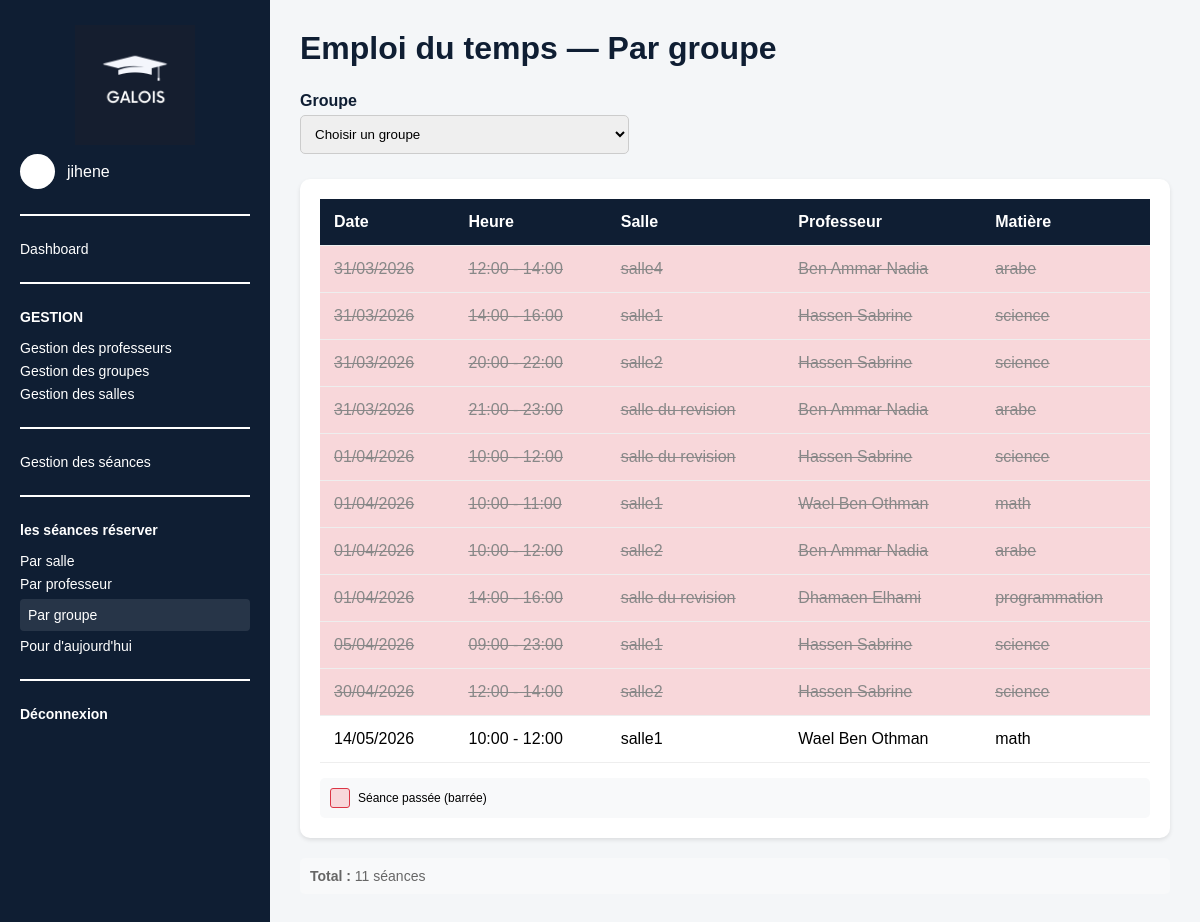
The page /emplois/groupe/ (signed in) on the database its author committed.
### emploi_du_temps/models.py (models this page shows, shortened)
class Seance(models.Model):
    groupe = models.ForeignKey(Groupe, on_delete=models.CASCADE, related_name='seances')
    salle = models.ForeignKey(Salle, on_delete=models.CASCADE, related_name='seances')
    date = models.DateField()
    heure_debut = models.TimeField()
    heure_fin = models.TimeField()
    class Meta:
        ordering = ['date', 'heure_debut']

class Salle(models.Model):
    nom = models.CharField(max_length=50, unique=True)
    capacite = models.IntegerField()

class Groupe(models.Model):
    nom = models.CharField(max_length=100)
    professeur = models.ForeignKey(Professeur, on_delete=models.CASCADE, related_name='groupes')
    matiere = models.ForeignKey(Matiere, on_delete=models.CASCADE, related_name='groupes')
    nombre_etudiants = models.IntegerField()
    class Meta:
        unique_together = ('nom', 'professeur', 'matiere')

class Professeur(models.Model):
    user = models.OneToOneField(User, on_delete=models.CASCADE, null=True, blank=True)
    nom = models.CharField(max_length=100)
    prenom = models.CharField(max_length=100)
    email = models.EmailField(unique=True)
    telephone = models.CharField(max_length=20, unique=True)
    matiere = models.ForeignKey(Matiere, on_delete=models.SET_NULL, null=True, blank=True, related_name='professeurs')
    class Meta:
        verbose_name_plural = "professeurs"
    @property
    def nom_complet(self):
        return f"{self.prenom} {self.nom}"

class Matiere(models.Model):
    nom = models.CharField(max_length=100, unique=True)

### emploi_du_temps/views.py (the view)
# urls.py: path('emplois/groupe/', views.emploi_par_groupe, name='emploi_groupe'),
@login_required
def emploi_par_groupe(request):
    from datetime import date
    groupe_id = request.GET.get('groupe')
    date_debut = request.GET.get('date_debut')
    date_fin = request.GET.get('date_fin')
    seances = Seance.objects.all()
    if groupe_id:
        seances = seances.filter(groupe_id=groupe_id)
    if date_debut:
        try:
            seances = seances.filter(date__gte=date_debut)
        except ValueError:
            pass
    if date_fin:
        try:
            seances = seances.filter(date__lte=date_fin)
        except ValueError:
            pass
    seances = seances.order_by('date', 'heure_debut')
    total_seances = seances.count()
    today = date.today()
    seances_passees = 0
    for seance in seances:
        if seance.date < today:
            seances_passees += 1
    for seance in seances:
        seance.est_passee = seance.date < today
    groupes = Groupe.objects.all()
    groupe_selectionne = None
    if groupe_id:
        try:
            groupe_selectionne = Groupe.objects.get(id=groupe_id)
        except Groupe.DoesNotExist:
            pass
    return render(request, 'emploi-par-groupe.html', {
        'seances': seances,
        'groupes': groupes,
        'groupe_selectionne': groupe_selectionne,
        'groupe_id': groupe_id,
        'date_debut': date_debut or '',
        'date_fin': date_fin or '',
        'total_seances': total_seances,
        'seances_passees': seances_passees,
    })

### emploi_du_temps/templates/emploi-par-groupe.html (shortened to what this page needs)
<!DOCTYPE html>
<html lang="fr">
<head>
    {% load static %}
</head>
<body>
<div class="container">
    <aside class="sidebar">
        <div class="logo-box">
            <img src="{% static 'images/logo.png' %}" alt="Logo" class="logo-sidebar">
        </div>
        <div class="admin-line">
            <div class="small-avatar"></div>
            <span>{{ request.user.username }}</span>
        </div>
        <hr>
        <a href="{% url 'dashboard' %}">Dashboard</a>
        <hr>
        <p class="menu-title">GESTION</p>
        <a href="{% url 'professeurs' %}">Gestion des professeurs</a>
        <a href="{% url 'groupes' %}">Gestion des groupes</a>
        <a href="{% url 'salles' %}">Gestion des salles</a>
        <hr>
        <a href="{% url 'seances' %}">Gestion des séances</a>
        <hr>
        <p class="menu-title">les séances réserver</p>
        <a href="{% url 'emploi_salle' %}">Par salle</a>
        <a href="{% url 'emploi_professeur' %}">Par professeur</a>
        <a href="{% url 'emploi_groupe' %}" class="active">Par groupe</a>
        <a href="{% url 'emploi_today' %}">Pour d'aujourd'hui</a>
        <hr>
        <a href="{% url 'logout' %}" class="logout">Déconnexion</a>
    </aside>
    <main class="content">
        <h1>Emploi du temps — Par groupe</h1>
        <form method="get">
            <div class="filter-bar">
                <div>
                    <label style="display:block;margin-bottom:5px;font-weight:bold;color:#0f1e33;">
                        Groupe
                    </label>
                    <select name="groupe" onchange="this.form.submit()">
                        <option value="">Choisir un groupe</option>
                    </select>
                </div>
            </div>
        </form>
        <div class="table-container">
            {% if seances %}
            <table>
                <thead>
                    <tr>
                        <th>Date</th>
                        <th>Heure</th>
                        <th>Salle</th>
                        <th>Professeur</th>
                        <th>Matière</th>
                    </tr>
                </thead>
                <tbody>
                    {% for seance in seances %}
                    <tr {% if seance.est_passee %}class="seance-passee"{% endif %}>
                        <td>{{ seance.date|date:"d/m/Y" }}</td>
                        <td>{{ seance.heure_debut|time:"H:i" }} - {{ seance.heure_fin|time:"H:i" }}</td>
                        <td>{{ seance.salle.nom }}</td>
                        <td>{{ seance.groupe.professeur.nom_complet }}</td>
                        <td>{{ seance.groupe.matiere.nom }}</td>
                    </tr>
                    {% endfor %}
                </tbody>
            </table>
            <div class="legende">
                <div class="legende-item">
                    <div class="legende-passe"></div>
                    <span>Séance passée (barrée)</span>
                </div>
            </div>
            {% else %}
            <div class="empty-state">
                <p>Sélectionnez un groupe pour voir son emploi du temps.</p>
            </div>
            {% endif %}
        </div>
        {% if seances %}
        <div class="stats">
            <strong>Total :</strong> {{ total_seances }} séance{{ total_seances|pluralize:"s" }}
        </div>
        {% endif %}
    </main>
</div>
</body>
</html>

### emploi_du_temps/templates/emploi-par-groupe.html (style rules this page uses)
* { margin: 0; padding: 0; box-sizing: border-box; font-family: Arial, sans-serif; }
.container { display: flex; min-height: 100vh; }
.sidebar { width: 270px; background-color: #0f1e33; color: white; padding: 25px 20px; }
.logo-box { text-align: center; margin-bottom: 5px; }
.logo-sidebar { width: 120px; }
.admin-line { display: flex; align-items: center; gap: 12px; margin-bottom: 20px; }
.small-avatar { width: 35px; height: 35px; background-color: white; border-radius: 50%; }
.sidebar hr { border: 1px solid white; margin: 25px 0; }
.menu-title { font-weight: bold; margin-bottom: 15px; font-size: 14px; }
.sidebar a { display: block; color: white; text-decoration: none; margin: 7px 0; font-size: 14px; }
.sidebar a.active { background: rgba(255,255,255,0.1); padding: 8px; border-radius: 4px; }
.logout { font-weight: bold; }
.content { flex: 1; padding: 30px; background-color: #f4f6f8; overflow-y: auto; }
h1 { margin-bottom: 25px; color: #0f1e33; }
.filter-bar { display: flex; gap: 10px; margin-bottom: 25px; align-items: flex-end; flex-wrap: wrap; }
.filter-bar select { padding: 10px; border: 1px solid #ccc; border-radius: 5px; min-width: 180px; }
.table-container { background-color: white; padding: 20px; border-radius: 10px; box-shadow: 0 2px 4px rgba(0,0,0,0.1); overflow-x: auto; }
table { width: 100%; border-collapse: collapse; }
thead { background-color: #0f1e33; color: white; }
th, td { padding: 14px; text-align: left; border-bottom: 1px solid #eee; }
tr.seance-passee { background-color: #f8d7da; text-decoration: line-through; color: #888; }
tr.seance-passee td { text-decoration: line-through; color: #888; }
.stats { margin-top: 20px; color: #666; font-size: 14px; padding: 10px; background: #f8f9fa; border-radius: 5px; }
.legende { margin-top: 15px; padding: 10px; background: #f8f9fa; border-radius: 5px; display: flex; gap: 20px; align-items: center; font-size: 12px; }
.legende-item { display: flex; align-items: center; gap: 8px; }
.legende-passe { width: 20px; height: 20px; background-color: #f8d7da; border: 1px solid #dc3545; border-radius: 3px; }

### rows shown on the page
Seance: date "31/03/2026", heure_debut "12:00", heure_fin "14:00", salle.nom "salle4", groupe.professeur.nom_complet "Ben Ammar Nadia", groupe.matiere.nom "arabe"
Seance: date "31/03/2026", heure_debut "14:00", heure_fin "16:00", salle.nom "salle1", groupe.professeur.nom_complet "Hassen Sabrine", groupe.matiere.nom "science"
Seance: date "31/03/2026", heure_debut "20:00", heure_fin "22:00", salle.nom "salle2", groupe.professeur.nom_complet "Hassen Sabrine", groupe.matiere.nom "science"
Seance: date "31/03/2026", heure_debut "21:00", heure_fin "23:00", salle.nom "salle du revision", groupe.professeur.nom_complet "Ben Ammar Nadia", groupe.matiere.nom "arabe"
Seance: date "01/04/2026", heure_debut "10:00", heure_fin "12:00", salle.nom "salle du revision", groupe.professeur.nom_complet "Hassen Sabrine", groupe.matiere.nom "science"
Seance: date "01/04/2026", heure_debut "10:00", heure_fin "11:00", salle.nom "salle1", groupe.professeur.nom_complet "Wael Ben Othman", groupe.matiere.nom "math"
Seance: date "01/04/2026", heure_debut "10:00", heure_fin "12:00", salle.nom "salle2", groupe.professeur.nom_complet "Ben Ammar Nadia", groupe.matiere.nom "arabe"
Seance: date "01/04/2026", heure_debut "14:00", heure_fin "16:00", salle.nom "salle du revision", groupe.professeur.nom_complet "Dhamaen Elhami", groupe.matiere.nom "programmation"
Seance: date "05/04/2026", heure_debut "09:00", heure_fin "23:00", salle.nom "salle1", groupe.professeur.nom_complet "Hassen Sabrine", groupe.matiere.nom "science"
Seance: date "30/04/2026", heure_debut "12:00", heure_fin "14:00", salle.nom "salle2", groupe.professeur.nom_complet "Hassen Sabrine", groupe.matiere.nom "science"
Seance: date "14/05/2026", heure_debut "10:00", heure_fin "12:00", salle.nom "salle1", groupe.professeur.nom_complet "Wael Ben Othman", groupe.matiere.nom "math"

### other values the page prints
{{ request.user.username }} "jihene"
{{ total_seances }} "11"
